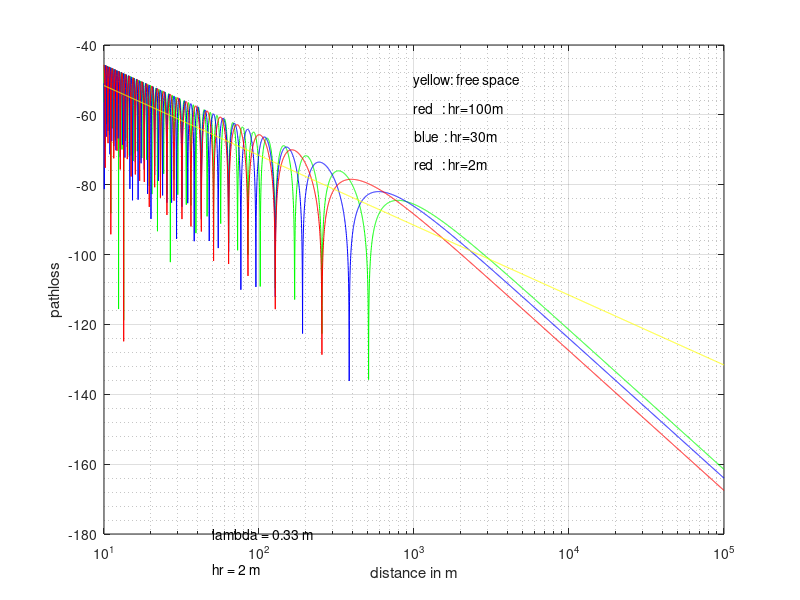

The MATLAB script that drew this image:
lambda = 0.33; 
hr4=4;
hr3=3;
hr2=2;
ht=21;

axis=[];
p100=[];
p30=[];
p2=[];
pfsl=[];


for i=1000:5000
 d=10^(i/1000);
 axis =[axis d]; 
 fspower  = (lambda/(4*3.1415*d))^2 ;
 power100 = fspower * 4 *(sin(2*3.1415*ht*hr4/(lambda*d)))^2;
 power30  = fspower* 4 *(sin(2*3.1415*ht*hr3/(lambda*d)))^2;
 power2   = fspower * 4 *(sin(2*3.1415*ht*hr2/(lambda*d)))^2;

 p100 =[p100, 10*log10(power100)];
 p30 =[p30, 10*log10(power30)];
 p2 =[p2, 10*log10(power2)];
 pfsl=[pfsl, 10*log10(fspower)];
end

text('FontSize',18)

semilogx(axis,p100, 'g-',axis,p30, 'b-',axis,p2, 'r-',axis,pfsl,'y-')
 
xlabel('distance in m');
ylabel('pathloss');
text(1000,-66,'blue  : hr=30m');
text(1000,-74,'red   : hr=2m');
text(1000,-58,'red   : hr=100m');
text(1000,-50,'yellow: free space');

text(50,-180,'lambda = 0.33 m');
text(50,-190,'hr = 2 m');

grid on; grid minor;